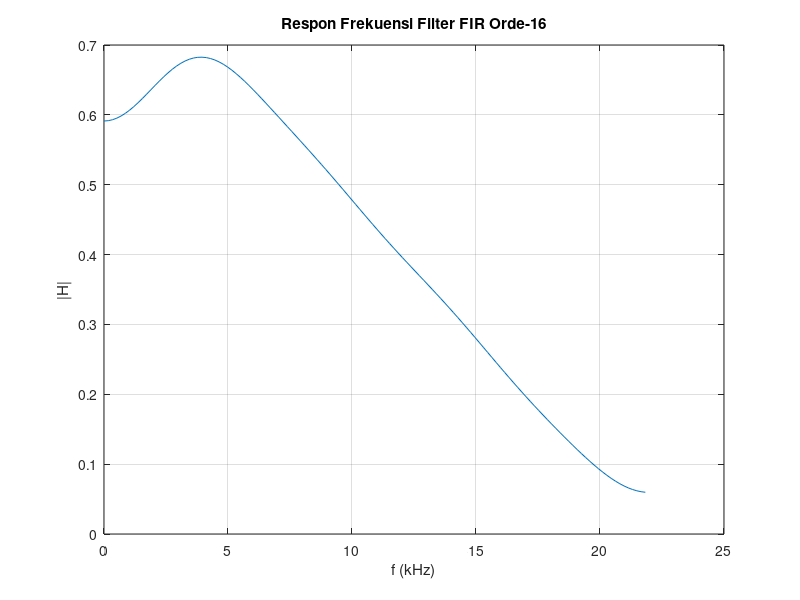

The MATLAB script that drew this image:
clear all; clc;

n = 16;
fs2 = 22;
f = [0, 0.0581, 0.0872, 1];
m = [0, 0.8, 0.8, 0];
b = fir2(n, f, m);

fid = fopen('fir.txt', 'w');
fprintf(fid, strcat('Koefisien filter FIR orde-'), int2str(n), ':\n');
fprintf(fid, strcat('Generated on-', datestr(now), '\n\n'));
for i = 1:n+1
    fprintf(fid, '%1.6f \n', b(i));
end
fclose(fid);

[H, w] = freqz(b, 1, 128);
plot(w/pi * fs2, abs(H));

xlabel('f (kHz)');
ylabel('|H|');
grid;
title(strcat('Respon Frekuensi Filter FIR Orde-', int2str(n)));
